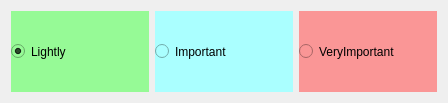
<?xml version="1.0" encoding="UTF-8"?>
<ui version="4.0">
 <class>PriorityWidget</class>
 <widget class="QWidget" name="PriorityWidget">
  <property name="geometry">
   <rect>
    <x>0</x>
    <y>0</y>
    <width>448</width>
    <height>103</height>
   </rect>
  </property>
  <property name="windowTitle">
   <string>Form</string>
  </property>
  <layout class="QHBoxLayout" name="horizontalLayout">
   <item>
    <widget class="QRadioButton" name="lightlyButton">
     <property name="sizePolicy">
      <sizepolicy hsizetype="Expanding" vsizetype="Expanding">
       <horstretch>0</horstretch>
       <verstretch>0</verstretch>
      </sizepolicy>
     </property>
     <property name="styleSheet">
      <string notr="true">background-color: rgb(150, 250, 150);</string>
     </property>
     <property name="text">
      <string>Lightly</string>
     </property>
     <property name="checked">
      <bool>true</bool>
     </property>
    </widget>
   </item>
   <item>
    <widget class="QRadioButton" name="importantButton">
     <property name="sizePolicy">
      <sizepolicy hsizetype="Expanding" vsizetype="Expanding">
       <horstretch>0</horstretch>
       <verstretch>0</verstretch>
      </sizepolicy>
     </property>
     <property name="sizeIncrement">
      <size>
       <width>0</width>
       <height>0</height>
      </size>
     </property>
     <property name="font">
      <font>
       <kerning>true</kerning>
      </font>
     </property>
     <property name="acceptDrops">
      <bool>false</bool>
     </property>
     <property name="toolTipDuration">
      <number>-1</number>
     </property>
     <property name="styleSheet">
      <string notr="true">background-color: rgb(170, 255, 255);</string>
     </property>
     <property name="text">
      <string>Important</string>
     </property>
    </widget>
   </item>
   <item>
    <widget class="QRadioButton" name="veryImportantButton">
     <property name="sizePolicy">
      <sizepolicy hsizetype="Expanding" vsizetype="Expanding">
       <horstretch>0</horstretch>
       <verstretch>0</verstretch>
      </sizepolicy>
     </property>
     <property name="styleSheet">
      <string notr="true">background-color: rgb(250, 150, 150);</string>
     </property>
     <property name="text">
      <string>VeryImportant</string>
     </property>
    </widget>
   </item>
  </layout>
 </widget>
 <resources/>
 <connections/>
</ui>
